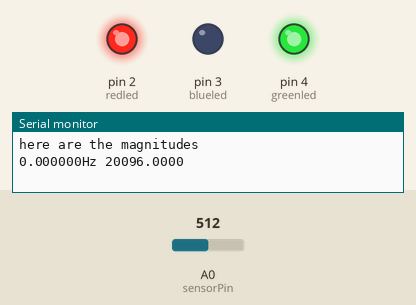
Bench run of a sketch on a simulated Arduino Uno, built with avr-gcc and run on an emulated ATmega328P. Parts: output pins drawn as LEDs (lit = HIGH), the last lines printed to the serial monitor. The test bench sets the inputs (shaded band); at power-on: A0 (sensorPin) = 512. At 1.7 s the program stops and its outputs stay as they are.

Above: at 0.2 s.
At 1.6 s:
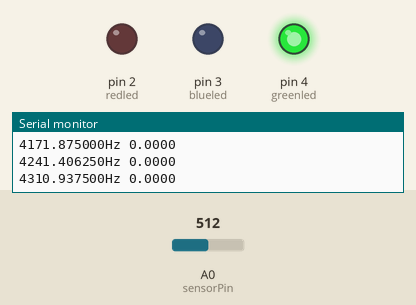
Timing chart, 0 to 3.1 s (numbered marks = the images above):
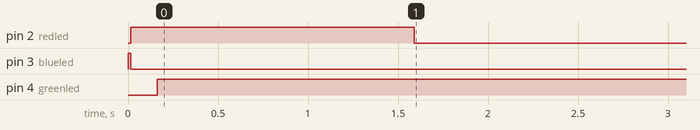

Measured:
- by itself, pin 2 (redled): LOW → HIGH at 0.02 s, → LOW 1.6 s later
- by itself, pin 3 (blueled): LOW → HIGH at 0.00 s, → LOW 0.01 s later
- by itself, pin 4 (greenled): LOW → HIGH at 0.16 s

The sketch:

sketch_may08b.ino
```cpp
#include "arduinoFFT.h"

arduinoFFT FFT = arduinoFFT();

const uint16_t samples = 128; // must be a power of 2 (8192 = 2^14)
const uint8_t RMS_noise_samples = 25;
const double samplingFrequency = 8900;


#define SCL_INDEX 0x00
#define SCL_TIME 0x01
#define SCL_FREQUENCY 0x02
#define SCL_PLOT 0x03

int sensorPin = A0;
double vReal[samples];
double vImag[samples];
int dataRMS[RMS_noise_samples];

int redled = 2;
int blueled = 3;
int greenled = 4;

int start_button = 6;

int quiet_value = 338;
int done=0;

void setup() {
  // put your setup code here, to run once:
  Serial.begin(9600);

  pinMode(redled, OUTPUT);
  pinMode(blueled, OUTPUT);
  pinMode(greenled, OUTPUT);
  pinMode(start_button, INPUT);

  // Setup LCD display

  //digitalWrite(blueled, HIGH);
}

void loop() {
  // put your main code here, to run repeatedly:
  digitalWrite(greenled, HIGH);

  if(start_button && !done)
  {
    digitalWrite(blueled, HIGH);
    digitalWrite(greenled, LOW);
    for(int i=0; i<samples; i++)
    {
      int sensorVal = analogRead(sensorPin);
      vReal[i] = sensorVal - 355;
      vImag[i] = 0.0;
    }
    done = 1;
    digitalWrite(blueled, LOW);
    digitalWrite(redled, HIGH);
  }

  FFT.Compute(vReal, vImag, samples, FFT_FORWARD);
  digitalWrite(greenled, HIGH);
  FFT.ComplexToMagnitude(vReal, vImag, samples);
  Serial.println("here are the magnitudes");
  PrintVector(vReal, (samples >> 1), SCL_FREQUENCY);

  double x = FFT.MajorPeak(vReal, samples, samplingFrequency);
  Serial.println(x, 6);
  digitalWrite(redled, LOW);
  while(1);

  // display 'cycling through first array' on LCD

}

void PrintVector(double *vData, uint16_t bufferSize, uint8_t scaleType)
{
  for (uint16_t i = 0; i < bufferSize; i++)
  {
    double abscissa;
    /* Print abscissa value */
    switch (scaleType)
    {
      case SCL_INDEX:
        abscissa = (i * 1.0);
  break;
      case SCL_TIME:
        abscissa = ((i * 1.0) / samplingFrequency);
  break;
      case SCL_FREQUENCY:
        abscissa = ((i * 1.0 * samplingFrequency) / samples);
  break;
    }
    Serial.print(abscissa, 6);
    if(scaleType==SCL_FREQUENCY)
      Serial.print("Hz");
    Serial.print(" ");
    Serial.println(vData[i], 4);
  }
  Serial.println();
}
```
